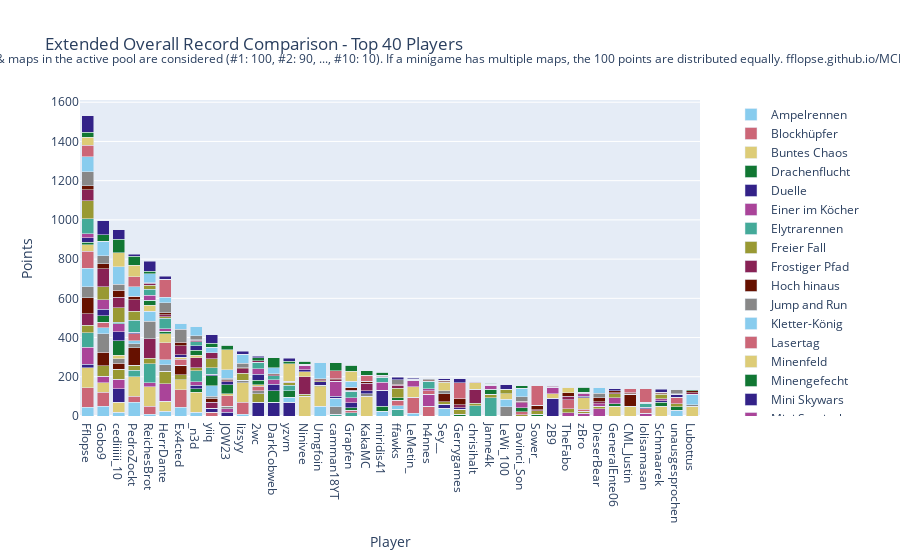

This figure's notebook cell:
### Code cell
import plotly.graph_objects as go

# Sum all columns to get the total score
outDf['Total'] = outDf.sum(axis=1)

# Sort by total score and fill N/A values with 0
outDf = outDf.sort_values(by='Total', ascending=False).fillna(0)

# Crop to top 10 players
cropDf = outDf.head(40).copy()

# Drop the 'Total' column for plotting
cropDf = cropDf.drop(columns=['Total'])

# Create a color palette
color_palette = px.colors.qualitative.Safe

# Create the stacked bar plot
fig = go.Figure()

for column in cropDf.columns.difference(['Player']):
    fig.add_trace(go.Bar(
        x=cropDf.index,
        y=cropDf[column],
        name=column,
        marker_color=color_palette[len(fig.data) % len(color_palette)]
    ))

# Update layout
fig.update_layout(
    barmode='stack',
    title='Extended Overall Record Comparison - Top 40 Players',
    xaxis=dict(title='Player'),
    yaxis=dict(title='Points'),
    #height=800,
    #width=1000,
    legend=dict(
        x=1.05,
        y=0.5,
        traceorder='normal',
        font=dict(size=12),
        bgcolor='rgba(255, 255, 255, 0)',
        bordercolor='rgba(0, 0, 0, 0)'
    ),
    margin=dict(r=200),  # Adjust right margin to make room for the legend
    annotations=[
        dict(
            x=0.5,
            y=1.1635,
            xref='paper',
            yref='paper',
            text='Max 100 points per minigame. Records #1 through #10 of games & maps in the active pool are considered (#1: 100, #2: 90, ..., #10: 10). If a minigame has multiple maps, the 100 points are distributed equally. fflopse.github.io/MCP-Records/data-analysis/global-ranking.ipynb',
            showarrow=False,
            font=dict(size=12),
            xanchor='center'
        )
    ]
)

fig.show()

# save the plot as an html file

fig.write_html('out/ext_overall_record_comparison.html')

### Figure 1 — Plotly figure (JSON) as saved in the notebook; plotly's stock layout.template omitted (floating-point values rounded to 4 significant figures)
{"data": [{"marker": {"color": "rgb(136, 204, 238)"}, "name": "Ampelrennen", "type": "bar", "x": ["Fflopse", "Gobo9", "cediiiiii_10", "PedroZockt", "ReichesBrot", "HerrDante", "Ex4cted", "_n3d", "yiiq", "JOW23", "lizsyy", "2wc", "DarkCobweb", "yzvm", "Ninivee", "Umgfoin", "camman18YT", "Grapfen", "KakaMC", "miridis41", "ffawks", "LeMetin_", "h4nnes", "Sey__", "Gerrygames", "chrisihalt", "Janne4k", "LeWi_100", "Davinci_Son", "Sower_", "2B9", "TheFabo", "zBro", "DieserBear", "GeneralEnte06", "CML_Justin", "lolisamasan", "Schmaarek", "unausgesprochen", "Lubottus"], "y": [45, 50, 20, 70, 10, 25, 45, 20, 0, 0, 10, 0, 0, 0, 0, 50, 0, 0, 0, 25, 0, 15, 0, 40, 0, 0, 0, 0, 0, 0, 0, 0, 0, 0, 0, 0, 0, 0, 30, 0]}, {"marker": {"color": "rgb(204, 102, 119)"}, "name": "Blockhüpfer", "type": "bar", "x": ["Fflopse", "Gobo9", "cediiiiii_10", "PedroZockt", "ReichesBrot", "HerrDante", "Ex4cted", "_n3d", "yiiq", "JOW23", "lizsyy", "2wc", "DarkCobweb", "yzvm", "Ninivee", "Umgfoin", "camman18YT", "Grapfen", "KakaMC", "miridis41", "ffawks", "LeMetin_", "h4nnes", "Sey__", "Gerrygames", "chrisihalt", "Janne4k", "LeWi_100", "Davinci_Son", "Sower_", "2B9", "TheFabo", "zBro", "DieserBear", "GeneralEnte06", "CML_Justin", "lolisamasan", "Schmaarek", "unausgesprochen", "Lubottus"], "y": [100, 70, 0, 30, 40, 0, 90, 0, 20, 0, 60, 0, 0, 0, 0, 0, 0, 0, 0, 0, 0, 80, 50, 0, 0, 0, 0, 0, 0, 0, 0, 0, 0, 0, 0, 0, 0, 0, 0, 0]}, {"marker": {"color": "rgb(221, 204, 119)"}, "name": "Buntes Chaos", "type": "bar", "x": ["Fflopse", "Gobo9", "cediiiiii_10", "PedroZockt", "ReichesBrot", "HerrDante", "Ex4cted", "_n3d", "yiiq", "JOW23", "lizsyy", "2wc", "DarkCobweb", "yzvm", "Ninivee", "Umgfoin", "camman18YT", "Grapfen", "KakaMC", "miridis41", "ffawks", "LeMetin_", "h4nnes", "Sey__", "Gerrygames", "chrisihalt", "Janne4k", "LeWi_100", "Davinci_Son", "Sower_", "2B9", "TheFabo", "zBro", "DieserBear", "GeneralEnte06", "CML_Justin", "lolisamasan", "Schmaarek", "unausgesprochen", "Lubottus"], "y": [100, 50, 50, 100, 100, 50, 50, 100, 0, 0, 100, 0, 0, 0, 100, 100, 0, 0, 100, 0, 0, 0, 0, 0, 0, 0, 0, 0, 0, 0, 0, 0, 0, 0, 50, 50, 0, 50, 0, 50]}, {"marker": {"color": "rgb(17, 119, 51)"}, "name": "Drachenflucht", "type": "bar", "x": ["Fflopse", "Gobo9", "cediiiiii_10", "PedroZockt", "ReichesBrot", "HerrDante", "Ex4cted", "_n3d", "yiiq", "JOW23", "lizsyy", "2wc", "DarkCobweb", "yzvm", "Ninivee", "Umgfoin", "camman18YT", "Grapfen", "KakaMC", "miridis41", "ffawks", "LeMetin_", "h4nnes", "Sey__", "Gerrygames", "chrisihalt", "Janne4k", "LeWi_100", "Davinci_Son", "Sower_", "2B9", "TheFabo", "zBro", "DieserBear", "GeneralEnte06", "CML_Justin", "lolisamasan", "Schmaarek", "unausgesprochen", "Lubottus"], "y": [0, 0, 0, 0, 0, 0, 0, 18, 0, 0, 0, 0, 0, 0, 0, 0, 0, 0, 0, 26, 0, 0, 0, 0, 10, 0, 0, 0, 0, 8, 0, 0, 0, 0, 0, 0, 0, 0, 16, 0]}, {"marker": {"color": "rgb(51, 34, 136)"}, "name": "Duelle", "type": "bar", "x": ["Fflopse", "Gobo9", "cediiiiii_10", "PedroZockt", "ReichesBrot", "HerrDante", "Ex4cted", "_n3d", "yiiq", "JOW23", "lizsyy", "2wc", "DarkCobweb", "yzvm", "Ninivee", "Umgfoin", "camman18YT", "Grapfen", "KakaMC", "miridis41", "ffawks", "LeMetin_", "h4nnes", "Sey__", "Gerrygames", "chrisihalt", "Janne4k", "LeWi_100", "Davinci_Son", "Sower_", "2B9", "TheFabo", "zBro", "DieserBear", "GeneralEnte06", "CML_Justin", "lolisamasan", "Schmaarek", "unausgesprochen", "Lubottus"], "y": [20, 0, 70, 0, 0, 0, 0, 20, 20, 20, 0, 70, 70, 70, 0, 0, 0, 0, 0, 80, 0, 0, 0, 20, 0, 0, 0, 0, 0, 0, 90, 0, 0, 0, 0, 0, 0, 0, 0, 0]}, {"marker": {"color": "rgb(170, 68, 153)"}, "name": "Einer im Köcher", "type": "bar", "x": ["Fflopse", "Gobo9", "cediiiiii_10", "PedroZockt", "ReichesBrot", "HerrDante", "Ex4cted", "_n3d", "yiiq", "JOW23", "lizsyy", "2wc", "DarkCobweb", "yzvm", "Ninivee", "Umgfoin", "camman18YT", "Grapfen", "KakaMC", "miridis41", "ffawks", "LeMetin_", "h4nnes", "Sey__", "Gerrygames", "chrisihalt", "Janne4k", "LeWi_100", "Davinci_Son", "Sower_", "2B9", "TheFabo", "zBro", "DieserBear", "GeneralEnte06", "CML_Justin", "lolisamasan", "Schmaarek", "unausgesprochen", "Lubottus"], "y": [86.67, 33.33, 46.67, 0, 20, 90, 0, 16.67, 0, 16.67, 0, 0, 0, 0, 0, 0, 0, 0, 0, 0, 0, 0, 60, 0, 0, 0, 0, 0, 0, 0, 0, 16.67, 13.33, 36.67, 0, 0, 13.33, 0, 0, 0]}, {"marker": {"color": "rgb(68, 170, 153)"}, "name": "Elytrarennen", "type": "bar", "x": ["Fflopse", "Gobo9", "cediiiiii_10", "PedroZockt", "ReichesBrot", "HerrDante", "Ex4cted", "_n3d", "yiiq", "JOW23", "lizsyy", "2wc", "DarkCobweb", "yzvm", "Ninivee", "Umgfoin", "camman18YT", "Grapfen", "KakaMC", "miridis41", "ffawks", "LeMetin_", "h4nnes", "Sey__", "Gerrygames", "chrisihalt", "Janne4k", "LeWi_100", "Davinci_Son", "Sower_", "2B9", "TheFabo", "zBro", "DieserBear", "GeneralEnte06", "CML_Justin", "lolisamasan", "Schmaarek", "unausgesprochen", "Lubottus"], "y": [73.33, 0, 0, 33.33, 96.67, 0, 0, 56.67, 0, 0, 0, 0, 0, 0, 0, 0, 10, 16.67, 0, 0, 33.33, 0, 0, 0, 0, 53.33, 93.33, 0, 0, 0, 0, 0, 0, 0, 0, 0, 0, 0, 0, 0]}, {"marker": {"color": "rgb(153, 153, 51)"}, "name": "Freier Fall", "type": "bar", "x": ["Fflopse", "Gobo9", "cediiiiii_10", "PedroZockt", "ReichesBrot", "HerrDante", "Ex4cted", "_n3d", "yiiq", "JOW23", "lizsyy", "2wc", "DarkCobweb", "yzvm", "Ninivee", "Umgfoin", "camman18YT", "Grapfen", "KakaMC", "miridis41", "ffawks", "LeMetin_", "h4nnes", "Sey__", "Gerrygames", "chrisihalt", "Janne4k", "LeWi_100", "Davinci_Son", "Sower_", "2B9", "TheFabo", "zBro", "DieserBear", "GeneralEnte06", "CML_Justin", "lolisamasan", "Schmaarek", "unausgesprochen", "Lubottus"], "y": [37.5, 52.5, 52.5, 25, 27.5, 62.5, 25, 15, 0, 0, 0, 42.5, 0, 0, 10, 7.5, 0, 0, 0, 0, 0, 0, 0, 12.5, 25, 12.5, 17.5, 0, 7.5, 20, 0, 20, 10, 12.5, 0, 0, 0, 0, 17.5, 0]}, {"marker": {"color": "rgb(136, 34, 85)"}, "name": "Frostiger Pfad", "type": "bar", "x": ["Fflopse", "Gobo9", "cediiiiii_10", "PedroZockt", "ReichesBrot", "HerrDante", "Ex4cted", "_n3d", "yiiq", "JOW23", "lizsyy", "2wc", "DarkCobweb", "yzvm", "Ninivee", "Umgfoin", "camman18YT", "Grapfen", "KakaMC", "miridis41", "ffawks", "LeMetin_", "h4nnes", "Sey__", "Gerrygames", "chrisihalt", "Janne4k", "LeWi_100", "Davinci_Son", "Sower_", "2B9", "TheFabo", "zBro", "DieserBear", "GeneralEnte06", "CML_Justin", "lolisamasan", "Schmaarek", "unausgesprochen", "Lubottus"], "y": [60, 0, 0, 0, 100, 0, 0, 50, 30, 0, 0, 0, 0, 0, 90, 0, 0, 0, 0, 0, 0, 0, 0, 0, 0, 70, 0, 0, 0, 0, 0, 0, 0, 0, 0, 0, 0, 0, 0, 0]}, {"marker": {"color": "rgb(102, 17, 0)"}, "name": "Hoch hinaus", "type": "bar", "x": ["Fflopse", "Gobo9", "cediiiiii_10", "PedroZockt", "ReichesBrot", "HerrDante", "Ex4cted", "_n3d", "yiiq", "JOW23", "lizsyy", "2wc", "DarkCobweb", "yzvm", "Ninivee", "Umgfoin", "camman18YT", "Grapfen", "KakaMC", "miridis41", "ffawks", "LeMetin_", "h4nnes", "Sey__", "Gerrygames", "chrisihalt", "Janne4k", "LeWi_100", "Davinci_Son", "Sower_", "2B9", "TheFabo", "zBro", "DieserBear", "GeneralEnte06", "CML_Justin", "lolisamasan", "Schmaarek", "unausgesprochen", "Lubottus"], "y": [80, 70, 30, 90, 0, 0, 50, 0, 20, 0, 0, 0, 0, 0, 0, 0, 0, 0, 0, 0, 0, 0, 0, 40, 0, 0, 0, 0, 0, 0, 0, 0, 0, 0, 0, 60, 0, 0, 0, 0]}, {"marker": {"color": "rgb(136, 136, 136)"}, "name": "Jump and Run", "type": "bar", "x": ["Fflopse", "Gobo9", "cediiiiii_10", "PedroZockt", "ReichesBrot", "HerrDante", "Ex4cted", "_n3d", "yiiq", "JOW23", "lizsyy", "2wc", "DarkCobweb", "yzvm", "Ninivee", "Umgfoin", "camman18YT", "Grapfen", "KakaMC", "miridis41", "ffawks", "LeMetin_", "h4nnes", "Sey__", "Gerrygames", "chrisihalt", "Janne4k", "LeWi_100", "Davinci_Son", "Sower_", "2B9", "TheFabo", "zBro", "DieserBear", "GeneralEnte06", "CML_Justin", "lolisamasan", "Schmaarek", "unausgesprochen", "Lubottus"], "y": [56.67, 93.33, 23.33, 20, 90, 33.33, 0, 0, 10, 13.33, 13.33, 16.67, 0, 0, 0, 0, 36.67, 0, 13.33, 0, 0, 0, 0, 16.67, 0, 0, 0, 46.67, 0, 0, 0, 0, 0, 0, 0, 0, 0, 0, 0, 6.667]}, {"marker": {"color": "rgb(136, 204, 238)"}, "name": "Kletter-König", "type": "bar", "x": ["Fflopse", "Gobo9", "cediiiiii_10", "PedroZockt", "ReichesBrot", "HerrDante", "Ex4cted", "_n3d", "yiiq", "JOW23", "lizsyy", "2wc", "DarkCobweb", "yzvm", "Ninivee", "Umgfoin", "camman18YT", "Grapfen", "KakaMC", "miridis41", "ffawks", "LeMetin_", "h4nnes", "Sey__", "Gerrygames", "chrisihalt", "Janne4k", "LeWi_100", "Davinci_Son", "Sower_", "2B9", "TheFabo", "zBro", "DieserBear", "GeneralEnte06", "CML_Justin", "lolisamasan", "Schmaarek", "unausgesprochen", "Lubottus"], "y": [95, 30, 0, 15, 50, 25, 0, 0, 55, 0, 0, 0, 0, 25, 0, 0, 45, 0, 0, 0, 20, 0, 0, 0, 0, 0, 0, 40, 0, 0, 0, 0, 0, 0, 0, 0, 0, 0, 0, 55]}, {"marker": {"color": "rgb(204, 102, 119)"}, "name": "Lasertag", "type": "bar", "x": ["Fflopse", "Gobo9", "cediiiiii_10", "PedroZockt", "ReichesBrot", "HerrDante", "Ex4cted", "_n3d", "yiiq", "JOW23", "lizsyy", "2wc", "DarkCobweb", "yzvm", "Ninivee", "Umgfoin", "camman18YT", "Grapfen", "KakaMC", "miridis41", "ffawks", "LeMetin_", "h4nnes", "Sey__", "Gerrygames", "chrisihalt", "Janne4k", "LeWi_100", "Davinci_Son", "Sower_", "2B9", "TheFabo", "zBro", "DieserBear", "GeneralEnte06", "CML_Justin", "lolisamasan", "Schmaarek", "unausgesprochen", "Lubottus"], "y": [86.67, 30, 0, 36.67, 0, 86.67, 30, 0, 0, 53.33, 0, 23.33, 0, 0, 0, 0, 0, 13.33, 0, 0, 26.67, 0, 20, 0, 0, 0, 0, 0, 13.33, 0, 0, 46.67, 10, 0, 0, 0, 23.33, 0, 33.33, 0]}, {"marker": {"color": "rgb(221, 204, 119)"}, "name": "Minenfeld", "type": "bar", "x": ["Fflopse", "Gobo9", "cediiiiii_10", "PedroZockt", "ReichesBrot", "HerrDante", "Ex4cted", "_n3d", "yiiq", "JOW23", "lizsyy", "2wc", "DarkCobweb", "yzvm", "Ninivee", "Umgfoin", "camman18YT", "Grapfen", "KakaMC", "miridis41", "ffawks", "LeMetin_", "h4nnes", "Sey__", "Gerrygames", "chrisihalt", "Janne4k", "LeWi_100", "Davinci_Son", "Sower_", "2B9", "TheFabo", "zBro", "DieserBear", "GeneralEnte06", "CML_Justin", "lolisamasan", "Schmaarek", "unausgesprochen", "Lubottus"], "y": [33.33, 0, 16.67, 0, 30, 46.67, 10, 13.33, 0, 10, 0, 6.667, 0, 0, 26.67, 0, 0, 0, 0, 0, 0, 53.33, 0, 40, 0, 33.33, 0, 26.67, 0, 0, 23.33, 0, 60, 0, 0, 0, 0, 0, 0, 0]}, {"marker": {"color": "rgb(17, 119, 51)"}, "name": "Minengefecht", "type": "bar", "x": ["Fflopse", "Gobo9", "cediiiiii_10", "PedroZockt", "ReichesBrot", "HerrDante", "Ex4cted", "_n3d", "yiiq", "JOW23", "lizsyy", "2wc", "DarkCobweb", "yzvm", "Ninivee", "Umgfoin", "camman18YT", "Grapfen", "KakaMC", "miridis41", "ffawks", "LeMetin_", "h4nnes", "Sey__", "Gerrygames", "chrisihalt", "Janne4k", "LeWi_100", "Davinci_Son", "Sower_", "2B9", "TheFabo", "zBro", "DieserBear", "GeneralEnte06", "CML_Justin", "lolisamasan", "Schmaarek", "unausgesprochen", "Lubottus"], "y": [12.5, 32.5, 75, 0, 25, 12.5, 0, 25, 50, 45, 0, 22.5, 60, 35, 0, 0, 0, 12.5, 0, 0, 12.5, 0, 0, 0, 0, 0, 25, 0, 22.5, 0, 0, 0, 0, 0, 12.5, 0, 0, 20, 0, 0]}, {"marker": {"color": "rgb(51, 34, 136)"}, "name": "Mini Skywars", "type": "bar", "x": ["Fflopse", "Gobo9", "cediiiiii_10", "PedroZockt", "ReichesBrot", "HerrDante", "Ex4cted", "_n3d", "yiiq", "JOW23", "lizsyy", "2wc", "DarkCobweb", "yzvm", "Ninivee", "Umgfoin", "camman18YT", "Grapfen", "KakaMC", "miridis41", "ffawks", "LeMetin_", "h4nnes", "Sey__", "Gerrygames", "chrisihalt", "Janne4k", "LeWi_100", "Davinci_Son", "Sower_", "2B9", "TheFabo", "zBro", "DieserBear", "GeneralEnte06", "CML_Justin", "lolisamasan", "Schmaarek", "unausgesprochen", "Lubottus"], "y": [21.67, 31.67, 45, 8.333, 0, 0, 11.67, 23.33, 8.333, 16.67, 0, 31.67, 31.67, 0, 8.333, 16.67, 8.333, 25, 16.67, 0, 0, 0, 0, 0, 6.667, 0, 0, 0, 0, 0, 0, 0, 6.667, 0, 0, 0, 8.333, 8.333, 13.33, 0]}, {"marker": {"color": "rgb(170, 68, 153)"}, "name": "Mini Survivalgames", "type": "bar", "x": ["Fflopse", "Gobo9", "cediiiiii_10", "PedroZockt", "ReichesBrot", "HerrDante", "Ex4cted", "_n3d", "yiiq", "JOW23", "lizsyy", "2wc", "DarkCobweb", "yzvm", "Ninivee", "Umgfoin", "camman18YT", "Grapfen", "KakaMC", "miridis41", "ffawks", "LeMetin_", "h4nnes", "Sey__", "Gerrygames", "chrisihalt", "Janne4k", "LeWi_100", "Davinci_Son", "Sower_", "2B9", "TheFabo", "zBro", "DieserBear", "GeneralEnte06", "CML_Justin", "lolisamasan", "Schmaarek", "unausgesprochen", "Lubottus"], "y": [20, 50, 40, 0, 26.67, 13.33, 0, 0, 0, 0, 0, 26.67, 23.33, 0, 23.33, 0, 76.67, 26.67, 0, 40, 0, 33.33, 10, 0, 0, 0, 20, 0, 23.33, 0, 33.33, 0, 13.33, 13.33, 30, 0, 0, 10, 0, 0]}, {"marker": {"color": "rgb(68, 170, 153)"}, "name": "Paintball", "type": "bar", "x": ["Fflopse", "Gobo9", "cediiiiii_10", "PedroZockt", "ReichesBrot", "HerrDante", "Ex4cted", "_n3d", "yiiq", "JOW23", "lizsyy", "2wc", "DarkCobweb", "yzvm", "Ninivee", "Umgfoin", "camman18YT", "Grapfen", "KakaMC", "miridis41", "ffawks", "LeMetin_", "h4nnes", "Sey__", "Gerrygames", "chrisihalt", "Janne4k", "LeWi_100", "Davinci_Son", "Sower_", "2B9", "TheFabo", "zBro", "DieserBear", "GeneralEnte06", "CML_Justin", "lolisamasan", "Schmaarek", "unausgesprochen", "Lubottus"], "y": [76.67, 0, 10, 60, 30, 53.33, 0, 20, 33.33, 0, 0, 33.33, 20, 26.67, 0, 0, 0, 33.33, 0, 26.67, 0, 0, 36.67, 0, 0, 0, 0, 0, 0, 0, 0, 0, 0, 0, 0, 0, 20, 0, 0, 0]}, {"marker": {"color": "rgb(153, 153, 51)"}, "name": "Pferderennen", "type": "bar", "x": ["Fflopse", "Gobo9", "cediiiiii_10", "PedroZockt", "ReichesBrot", "HerrDante", "Ex4cted", "_n3d", "yiiq", "JOW23", "lizsyy", "2wc", "DarkCobweb", "yzvm", "Ninivee", "Umgfoin", "camman18YT", "Grapfen", "KakaMC", "miridis41", "ffawks", "LeMetin_", "h4nnes", "Sey__", "Gerrygames", "chrisihalt", "Janne4k", "LeWi_100", "Davinci_Son", "Sower_", "2B9", "TheFabo", "zBro", "DieserBear", "GeneralEnte06", "CML_Justin", "lolisamasan", "Schmaarek", "unausgesprochen", "Lubottus"], "y": [91.67, 65, 73.33, 45, 20, 6.667, 0, 0, 45, 0, 35, 0, 0, 13.33, 0, 6.667, 0, 0, 0, 0, 50, 0, 0, 3.333, 0, 0, 0, 20, 0, 0, 0, 0, 0, 0, 21.67, 0, 0, 21.67, 0, 0]}, {"marker": {"color": "rgb(136, 34, 85)"}, "name": "Replika", "type": "bar", "x": ["Fflopse", "Gobo9", "cediiiiii_10", "PedroZockt", "ReichesBrot", "HerrDante", "Ex4cted", "_n3d", "yiiq", "JOW23", "lizsyy", "2wc", "DarkCobweb", "yzvm", "Ninivee", "Umgfoin", "camman18YT", "Grapfen", "KakaMC", "miridis41", "ffawks", "LeMetin_", "h4nnes", "Sey__", "Gerrygames", "chrisihalt", "Janne4k", "LeWi_100", "Davinci_Son", "Sower_", "2B9", "TheFabo", "zBro", "DieserBear", "GeneralEnte06", "CML_Justin", "lolisamasan", "Schmaarek", "unausgesprochen", "Lubottus"], "y": [56.6, 91.46, 53.59, 60.1, 10.78, 11.26, 47.09, 7.476, 30.1, 5.437, 21.75, 7.476, 4.854, 3.01, 2.816, 2.816, 7.864, 4.466, 35.83, 3.981, 15.53, 3.981, 2.816, 3.01, 16.12, 3.204, 4.951, 2.136, 5.243, 4.951, 4.951, 16.41, 3.592, 9.32, 3.204, 4.175, 3.01, 2.816, 4.175, 6.117]}, {"marker": {"color": "rgb(102, 17, 0)"}, "name": "Sammelwahn", "type": "bar", "x": ["Fflopse", "Gobo9", "cediiiiii_10", "PedroZockt", "ReichesBrot", "HerrDante", "Ex4cted", "_n3d", "yiiq", "JOW23", "lizsyy", "2wc", "DarkCobweb", "yzvm", "Ninivee", "Umgfoin", "camman18YT", "Grapfen", "KakaMC", "miridis41", "ffawks", "LeMetin_", "h4nnes", "Sey__", "Gerrygames", "chrisihalt", "Janne4k", "LeWi_100", "Davinci_Son", "Sower_", "2B9", "TheFabo", "zBro", "DieserBear", "GeneralEnte06", "CML_Justin", "lolisamasan", "Schmaarek", "unausgesprochen", "Lubottus"], "y": [21, 27.5, 35.25, 16.25, 3.25, 10, 16.75, 4.5, 0, 4, 5, 0, 6, 4.5, 2, 7, 6, 15.75, 10.75, 7, 2.75, 3, 5, 7.75, 31.25, 3.25, 0, 0, 3.25, 21.75, 2.5, 17.75, 3.5, 20.5, 10.25, 5.25, 1, 9.5, 0, 10.25]}, {"marker": {"color": "rgb(136, 136, 136)"}, "name": "Schießstand", "type": "bar", "x": ["Fflopse", "Gobo9", "cediiiiii_10", "PedroZockt", "ReichesBrot", "HerrDante", "Ex4cted", "_n3d", "yiiq", "JOW23", "lizsyy", "2wc", "DarkCobweb", "yzvm", "Ninivee", "Umgfoin", "camman18YT", "Grapfen", "KakaMC", "miridis41", "ffawks", "LeMetin_", "h4nnes", "Sey__", "Gerrygames", "chrisihalt", "Janne4k", "LeWi_100", "Davinci_Son", "Sower_", "2B9", "TheFabo", "zBro", "DieserBear", "GeneralEnte06", "CML_Justin", "lolisamasan", "Schmaarek", "unausgesprochen", "Lubottus"], "y": [72.5, 40, 30, 0, 0, 50, 67.5, 20, 0, 7.5, 25, 0, 0, 0, 0, 0, 0, 0, 0, 0, 25, 0, 5, 0, 0, 0, 0, 0, 22.5, 0, 0, 0, 0, 22.5, 0, 0, 0, 0, 20, 0]}, {"marker": {"color": "rgb(136, 204, 238)"}, "name": "Spleef", "type": "bar", "x": ["Fflopse", "Gobo9", "cediiiiii_10", "PedroZockt", "ReichesBrot", "HerrDante", "Ex4cted", "_n3d", "yiiq", "JOW23", "lizsyy", "2wc", "DarkCobweb", "yzvm", "Ninivee", "Umgfoin", "camman18YT", "Grapfen", "KakaMC", "miridis41", "ffawks", "LeMetin_", "h4nnes", "Sey__", "Gerrygames", "chrisihalt", "Janne4k", "LeWi_100", "Davinci_Son", "Sower_", "2B9", "TheFabo", "zBro", "DieserBear", "GeneralEnte06", "CML_Justin", "lolisamasan", "Schmaarek", "unausgesprochen", "Lubottus"], "y": [75, 75, 90, 50, 45, 30, 30, 45, 30, 45, 45, 0, 30, 0, 0, 80, 0, 30, 0, 0, 0, 0, 0, 0, 0, 0, 0, 0, 45, 0, 0, 0, 0, 30, 0, 0, 0, 0, 0, 0]}, {"marker": {"color": "rgb(204, 102, 119)"}, "name": "Todeswürfel", "type": "bar", "x": ["Fflopse", "Gobo9", "cediiiiii_10", "PedroZockt", "ReichesBrot", "HerrDante", "Ex4cted", "_n3d", "yiiq", "JOW23", "lizsyy", "2wc", "DarkCobweb", "yzvm", "Ninivee", "Umgfoin", "camman18YT", "Grapfen", "KakaMC", "miridis41", "ffawks", "LeMetin_", "h4nnes", "Sey__", "Gerrygames", "chrisihalt", "Janne4k", "LeWi_100", "Davinci_Son", "Sower_", "2B9", "TheFabo", "zBro", "DieserBear", "GeneralEnte06", "CML_Justin", "lolisamasan", "Schmaarek", "unausgesprochen", "Lubottus"], "y": [60, 0, 0, 50, 0, 90, 0, 0, 0, 0, 0, 0, 0, 0, 0, 0, 40, 0, 30, 0, 0, 0, 0, 0, 80, 0, 0, 0, 0, 100, 0, 0, 0, 0, 0, 20, 70, 0, 0, 0]}, {"marker": {"color": "rgb(221, 204, 119)"}, "name": "Waffenfolge", "type": "bar", "x": ["Fflopse", "Gobo9", "cediiiiii_10", "PedroZockt", "ReichesBrot", "HerrDante", "Ex4cted", "_n3d", "yiiq", "JOW23", "lizsyy", "2wc", "DarkCobweb", "yzvm", "Ninivee", "Umgfoin", "camman18YT", "Grapfen", "KakaMC", "miridis41", "ffawks", "LeMetin_", "h4nnes", "Sey__", "Gerrygames", "chrisihalt", "Janne4k", "LeWi_100", "Davinci_Son", "Sower_", "2B9", "TheFabo", "zBro", "DieserBear", "GeneralEnte06", "CML_Justin", "lolisamasan", "Schmaarek", "unausgesprochen", "Lubottus"], "y": [40, 0, 70, 60, 0, 0, 0, 0, 0, 100, 0, 0, 0, 90, 0, 0, 0, 50, 0, 0, 0, 0, 0, 0, 0, 0, 0, 0, 0, 0, 0, 30, 0, 0, 0, 0, 0, 0, 0, 0]}, {"marker": {"color": "rgb(17, 119, 51)"}, "name": "Walls", "type": "bar", "x": ["Fflopse", "Gobo9", "cediiiiii_10", "PedroZockt", "ReichesBrot", "HerrDante", "Ex4cted", "_n3d", "yiiq", "JOW23", "lizsyy", "2wc", "DarkCobweb", "yzvm", "Ninivee", "Umgfoin", "camman18YT", "Grapfen", "KakaMC", "miridis41", "ffawks", "LeMetin_", "h4nnes", "Sey__", "Gerrygames", "chrisihalt", "Janne4k", "LeWi_100", "Davinci_Son", "Sower_", "2B9", "TheFabo", "zBro", "DieserBear", "GeneralEnte06", "CML_Justin", "lolisamasan", "Schmaarek", "unausgesprochen", "Lubottus"], "y": [25, 32.5, 70, 45, 12.5, 0, 0, 0, 20, 25, 0, 15, 50, 12.5, 15, 0, 40, 30, 25, 15, 0, 0, 0, 0, 0, 0, 5, 0, 12.5, 0, 0, 0, 25, 0, 0, 0, 0, 0, 0, 5]}, {"marker": {"color": "rgb(51, 34, 136)"}, "name": "Wettrennen", "type": "bar", "x": ["Fflopse", "Gobo9", "cediiiiii_10", "PedroZockt", "ReichesBrot", "HerrDante", "Ex4cted", "_n3d", "yiiq", "JOW23", "lizsyy", "2wc", "DarkCobweb", "yzvm", "Ninivee", "Umgfoin", "camman18YT", "Grapfen", "KakaMC", "miridis41", "ffawks", "LeMetin_", "h4nnes", "Sey__", "Gerrygames", "chrisihalt", "Janne4k", "LeWi_100", "Davinci_Son", "Sower_", "2B9", "TheFabo", "zBro", "DieserBear", "GeneralEnte06", "CML_Justin", "lolisamasan", "Schmaarek", "unausgesprochen", "Lubottus"], "y": [84, 72, 48, 10, 52, 16, 0, 0, 42, 0, 14, 8, 0, 14, 0, 0, 0, 0, 0, 0, 12, 4, 0, 6, 20, 0, 0, 24, 0, 0, 0, 0, 0, 0, 12, 0, 0, 14, 0, 0]}], "layout": {"annotations": [{"font": {"size": 12}, "showarrow": false, "text": "Max 100 points per minigame. Records #1 through #10 of games & maps in the active pool are considered (#1: 100, #2: 90, ..., #10: 10). If a minigame has multiple maps, the 100 points are distributed equally. fflopse.github.io/MCP-Records/data-analysis/global-ranking.ipynb", "x": 0.5, "xanchor": "center", "xref": "paper", "y": 1.163, "yref": "paper"}], "barmode": "stack", "legend": {"bgcolor": "rgba(255, 255, 255, 0)", "bordercolor": "rgba(0, 0, 0, 0)", "font": {"size": 12}, "traceorder": "normal", "x": 1.05, "y": 0.5}, "margin": {"r": 200}, "title": {"text": "Extended Overall Record Comparison - Top 40 Players"}, "xaxis": {"title": {"text": "Player"}}, "yaxis": {"title": {"text": "Points"}}}}
